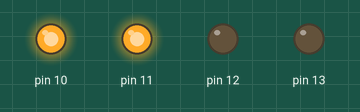
A sketch run on a simulated Arduino Uno, built with avr-gcc and run on an emulated ATmega328P. Parts: output pins drawn as LEDs (lit = HIGH).

Above: at 0.5 s.
At 1.5 s:
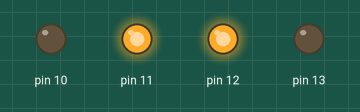
At 2.5 s:
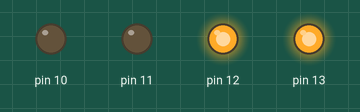
At 3.5 s:
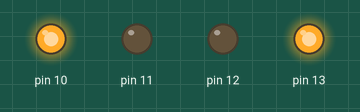
Timing chart, 0 to 5.2 s (numbered marks = the images above):
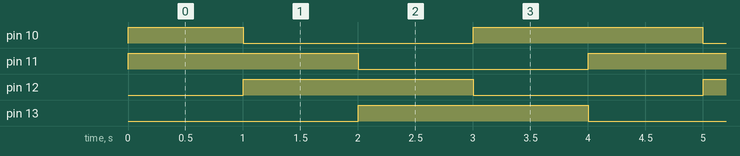

The sketch:

dual_led_chaser.ino
```cpp
void setup()
{
  int i;
  for(i=10;i<=13;i++)
  {
    pinMode(i,OUTPUT);
  }
}

void loop()
{
  int i;
  for(i=10;i<=13;i++)
  {
    digitalWrite(i,HIGH);
    digitalWrite(i+1,HIGH);
    digitalWrite(i-3,HIGH);
    delay(1000);
    digitalWrite(i,LOW);
    digitalWrite(i,LOW);
  }
}
```

Measured:
- by itself, pin 10: repeats every 4.0 s: LOW 2.0 s, HIGH 2.0 s
- by itself, pin 11–13: alternates HIGH for 2.0 s and LOW for 2.0 s
- by itself, everything shown: repeats every 4.0 s, in 5 steps
